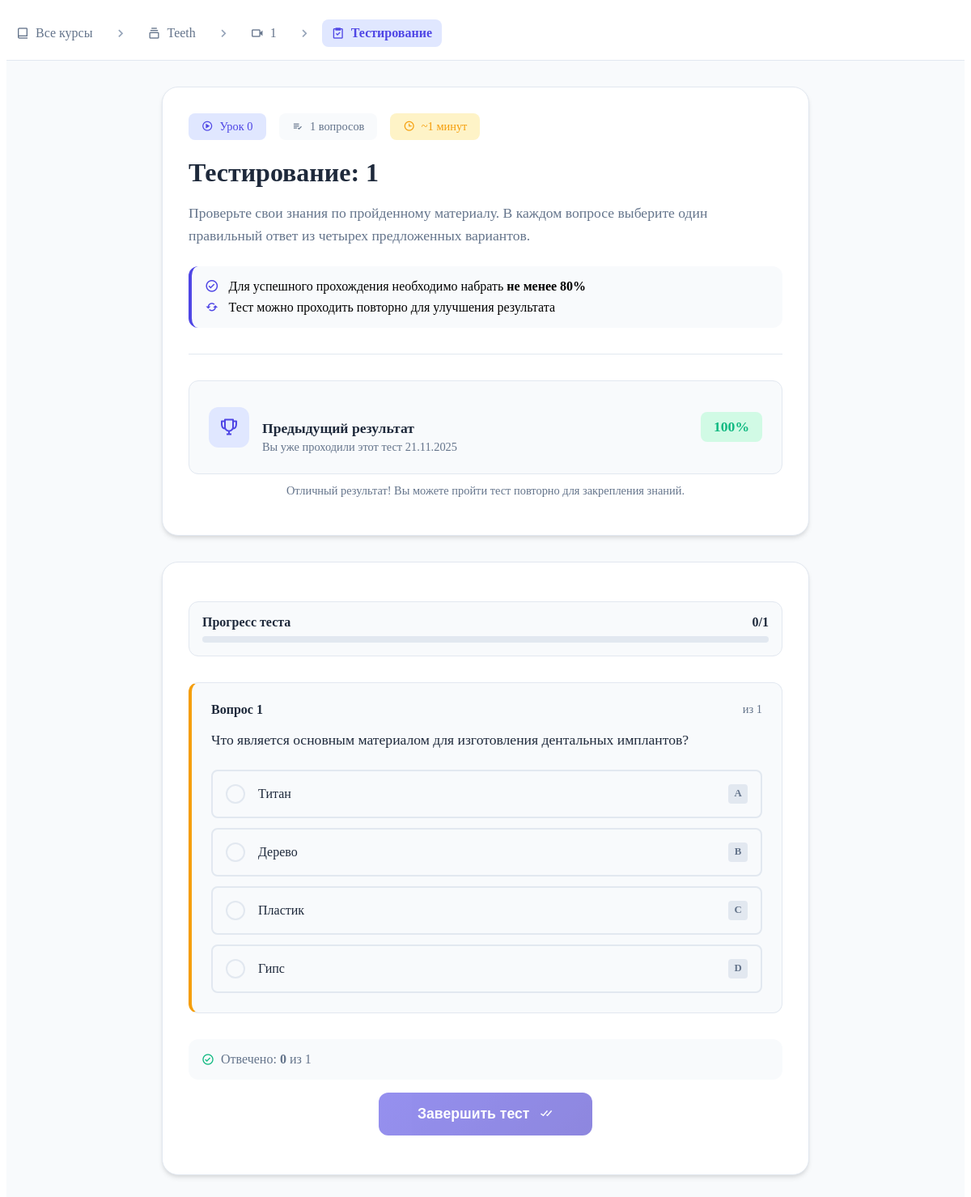
Screenshot of /lesson/1/test/ (signed in) with the database file from the repository.
### app/models.py (models this page shows, shortened)
class Lesson(models.Model):
    course = models.ForeignKey(Course, on_delete=models.CASCADE, related_name='lessons')
    title = models.CharField(max_length=200)
    order = models.PositiveIntegerField(default=0, help_text="Порядок урока внутри курса")
    video_url = models.URLField(help_text="Ссылка на YouTube видео", blank=True)
    duration = models.CharField(max_length=50, blank=True, help_text="Например: 15 минут")
    description = models.TextField(blank=True)
    text_content = models.TextField(
        blank=True,
        null=True,
        help_text="Конспект урока: можно вставлять HTML"
    )
    class Meta:
        ordering = ['order']
        unique_together = (('course', 'order'),)  # не обязательно, но полезно

class Course(models.Model):
    title = models.CharField(max_length=200)
    description = models.TextField()
    image = models.ImageField(upload_to='course_images/')
    duration = models.CharField(max_length=100, help_text="Например: 2 месяца")
    created_at = models.DateTimeField(auto_now_add=True)
    is_active = models.BooleanField(default=True)

class TestResult(models.Model):
    user = models.ForeignKey(User, on_delete=models.CASCADE)
    lesson = models.ForeignKey(Lesson, on_delete=models.CASCADE)
    score = models.IntegerField()
    total_questions = models.IntegerField()
    percentage = models.FloatField(default=0)
    passed = models.BooleanField(default=False)
    completed_at = models.DateTimeField(auto_now_add=True)
    class Meta:
        unique_together = ['user', 'lesson']

class Question(models.Model):
    lesson = models.ForeignKey(Lesson, on_delete=models.CASCADE, related_name='questions')
    text = models.TextField()

class Answer(models.Model):
    question = models.ForeignKey(Question, on_delete=models.CASCADE, related_name='answers')
    text = models.CharField(max_length=255)
    is_correct = models.BooleanField(default=False)

### app/views.py (the view)
# urls.py: path('lesson/<int:lesson_id>/test/', views.lesson_test, name='lesson_test'),
@login_required
def lesson_test(request, lesson_id):
    lesson = get_object_or_404(Lesson, id=lesson_id)
    questions = lesson.questions.all().prefetch_related('answers')
    completed_test = None
    if request.user.is_authenticated:
        completed_test = TestResult.objects.filter(
            user=request.user,
            lesson=lesson
        ).first()
    context = {
        'lesson': lesson,
        'questions': questions,
        'completed_test': completed_test,
    }
    return render(request, 'courses/lesson_test.html', context)

### app/templatetags/custom_filters.py (called while the page is built)
@register.filter
def chr_(value):
    return chr(int(value))

### app/templates/courses/lesson_test.html (shortened to what this page needs)
{% load custom_filters %}
{% block content %}
<div class="test-container">
    <div class="test-navigation">
        <div class="container">
            <nav class="breadcrumb-nav">
                <a href="{% url 'courses:course_list' %}" class="breadcrumb-link">
                    <i class='bx bx-book-alt'></i>
                    Все курсы
                </a>
                <i class='bx bx-chevron-right breadcrumb-divider'></i>
                <a href="{% url 'courses:course_detail' lesson.course.id %}" class="breadcrumb-link">
                    <i class='bx bx-collection'></i>
                    {{ lesson.course.title }}
                </a>
                <i class='bx bx-chevron-right breadcrumb-divider'></i>
                <a href="{% url 'courses:lesson_detail' lesson.id %}" class="breadcrumb-link">
                    <i class='bx bx-video'></i>
                    {{ lesson.title }}
                </a>
                <i class='bx bx-chevron-right breadcrumb-divider'></i>
                <span class="breadcrumb-current">
                    <i class='bx bx-task'></i>
                    Тестирование
                </span>
            </nav>
        </div>
    </div>
    <div class="container">
        <div class="test-layout">
            <div class="test-header-section">
                <div class="test-header">
                    <div class="test-meta">
                        <div class="lesson-badge">
                            <i class='bx bx-play-circle'></i>
                            Урок {{ lesson.order }}
                        </div>
                        <div class="questions-badge">
                            <i class='bx bx-list-check'></i>
                            {{ questions|length }} вопросов
                        </div>
                        <div class="time-badge">
                            <i class='bx bx-time'></i>
                            ~{{ questions|length }} минут
                        </div>
                    </div>
                    <h1 class="test-title">Тестирование: {{ lesson.title }}</h1>
                    <p class="test-description">
                        Проверьте свои знания по пройденному материалу. В каждом вопросе выберите один правильный ответ из четырех предложенных вариантов.
                    </p>
                    <div class="test-rules">
                        <div class="rule-item">
                            <i class='bx bx-check-circle'></i>
                            <span>Для успешного прохождения необходимо набрать <strong>не менее 80%</strong></span>
                        </div>
                        <div class="rule-item">
                            <i class='bx bx-refresh'></i>
                            <span>Тест можно проходить повторно для улучшения результата</span>
                        </div>
                    </div>
                </div>
                {% if completed_test %}
                <div class="previous-result">
                    <div class="result-card">
                        <div class="result-icon">
                            <i class='bx bx-trophy'></i>
                        </div>
                        <div class="result-info">
                            <h4>Предыдущий результат</h4>
                            <p>Вы уже проходили этот тест {{ completed_test.completed_at|date:"d.m.Y" }}</p>
                        </div>
                        <div class="result-score {% if completed_test.passed %}passed{% else %}failed{% endif %}">
                            {{ completed_test.score }}%
                        </div>
                    </div>
                    <p class="result-note">
                        {% if completed_test.passed %}
                        Отличный результат! Вы можете пройти тест повторно для закрепления знаний.
                        {% else %}
                        Попробуйте пройти тест еще раз для улучшения результата.
                        {% endif %}
                    </p>
                </div>
                {% endif %}
            </div>
            <div class="test-content-section">
                {% if questions %}
                <form id="testForm" class="test-form">
                    <div class="test-progress">
                        <div class="progress-header">
                            <span>Прогресс теста</span>
                            <span class="progress-text">0/{{ questions|length }}</span>
                        </div>
                        <div class="progress-bar">
                        </div>
                    </div>
                    <div class="questions-container">
                        {% for question in questions %}
                        <div class="question-card" data-question-id="{{ question.id }}">
                            <div class="question-header">
                                <span class="question-number">Вопрос {{ forloop.counter }}</span>
                                <span class="question-count">из {{ questions|length }}</span>
                            </div>
                            <div class="question-text">{{ question.text }}</div>
                            {% if question.answers.all %}
                            <div class="answers-grid">
                                {% for answer in question.answers.all %}
                                <label class="answer-option">
                                    <div class="answer-content">
                                        <div class="answer-radio">
                                        </div>
                                        <span class="answer-text">{{ answer.text }}</span>
                                        <span class="answer-letter">{{ forloop.counter0|add:65|chr_ }}</span>
                                    </div>
                                </label>
                                {% endfor %}
                            </div>
                            {% else %}
                            <div class="no-answers">
                                <i class='bx bx-error-circle'></i>
                                <span>Для этого вопроса нет вариантов ответа</span>
                            </div>
                            {% endif %}
                        </div>
                        {% endfor %}
                    </div>
                    <div class="test-actions">
                        <div class="actions-info">
                            <div class="answered-count">
                                <i class='bx bx-check-circle'></i>
                                <span>Отвечено: <strong id="answeredCount">0</strong> из {{ questions|length }}</span>
                            </div>
                        </div>
                        <button type="submit" class="submit-test-btn" disabled>
                            <span class="btn-text">Завершить тест</span>
                            <i class='bx bx-check-double'></i>
                        </button>
                    </div>
                </form>
                {% endif %}
            </div>
        </div>
    </div>
</div>
{% endblock %}
{% block extra_css %}
<link href="https://unpkg.com/boxicons@2.1.4/css/boxicons.min.css" rel="stylesheet">
{% endblock %}

### rows the page displays
Lesson: course "Teeth", title "1", order "0"
TestResult: completed_at "21.11.2025", score "100"
Question: questions "1", text "Что является основным материалом для изготовления дентальных имплантов?"
Answer: text "Титан"
Answer: text "Дерево"
Answer: text "Пластик"
Answer: text "Гипс"

### other values shown
{{ questions|length }} "1"
